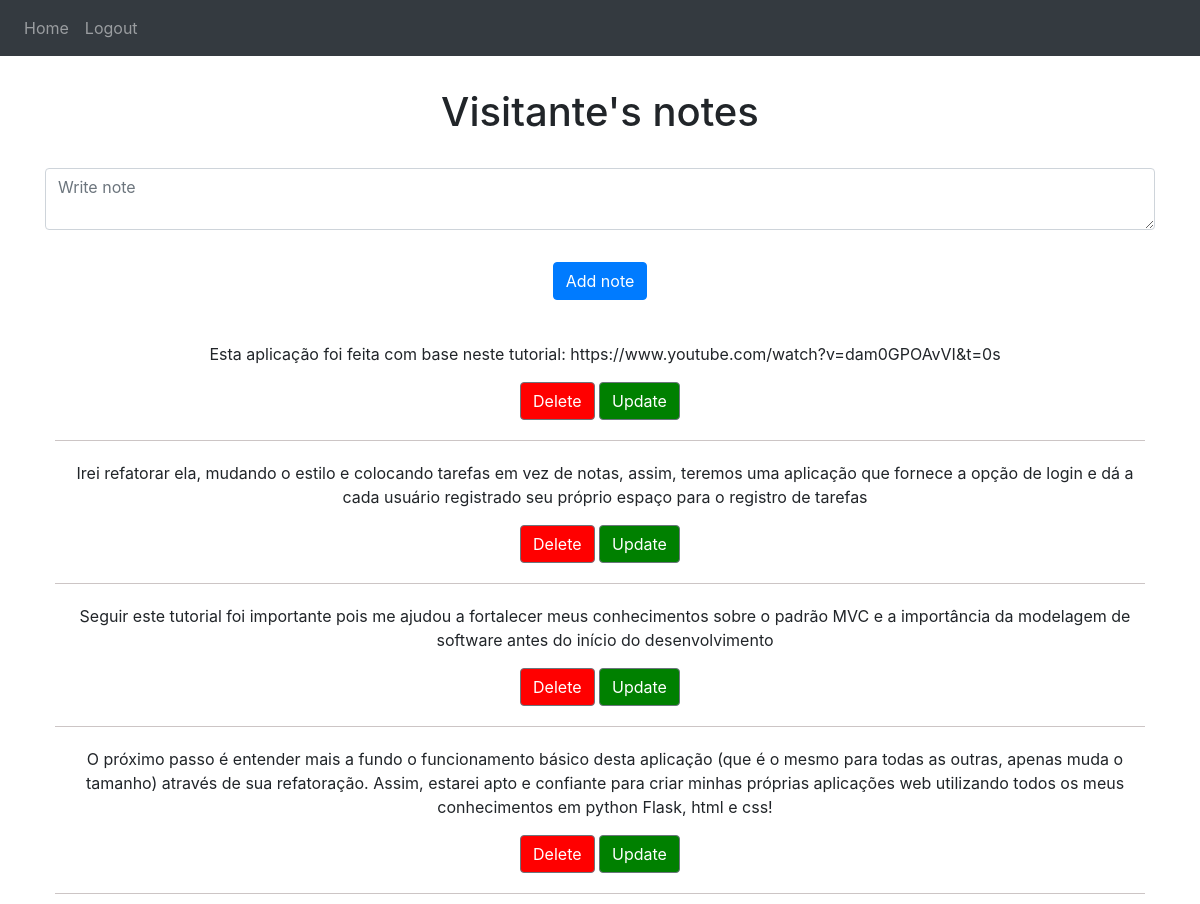
Page / (signed in) on the earlier database version.
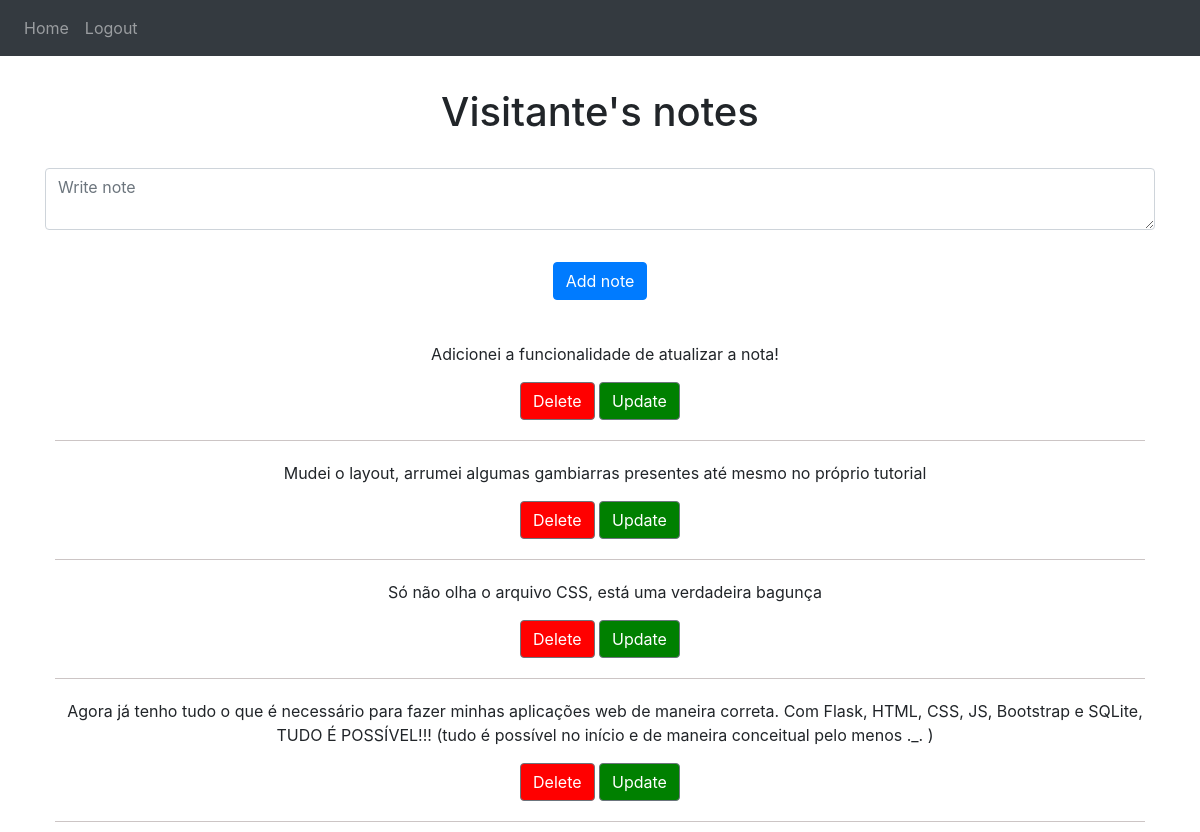
Same page on the later database version.
### website/models.py (models this page shows)
class User(db.Model, UserMixin):
    id = db.Column(db.Integer, primary_key=True)
    email = db.Column(db.String(150), unique=True)
    password = db.Column(db.String(150))
    first_name = db.Column(db.String(150))
    notes = db.relationship('Note') # ligação entre tabelas

class Note(db.Model):
    id = db.Column(db.Integer, primary_key=True)
    data = db.Column(db.String(200))
    date = db.Column(db.DateTime(timezone=True), default=func.now())
    user_id = db.Column(db.Integer, db.ForeignKey('user.id')) # ligação entre tabelas

### website/views.py (the view, shortened to what this page needs)
@views.route('/', methods=['GET', 'POST'])
@login_required
def home():
    return render_template("home.html", user=current_user)

### website/__init__.py (called while the page is built)
def create_app():
    app = Flask(__name__)
    app.config['SECRET_KEY'] = 'asjhkdfioeruovnqawdqjkfn'
    app.config['SQLALCHEMY_DATABASE_URI'] = f'sqlite:///{DB_NAME}'
    db.init_app(app)
    login_manager = LoginManager()
    login_manager.login_view = 'auth.login'
    login_manager.init_app(app)
    @login_manager.user_loader
    def load_user(id):
        return User.query.get(int(id))
    from .views import views
    from .auth import auth
    app.register_blueprint(views, url_prefix='/')
    app.register_blueprint(auth, url_prefix='/')
    from .models import User, Note
    login_manager.login_view = 'auth.login'
    login_manager.init_app(app)
    @login_manager.user_loader
    def load_user(id):
        return User.query.get(int(id))
    with app.app_context():
        create_database()
    return app

### website/templates/home.html (shortened to what this page needs)
{% extends "base.html" %}
{% block content %}
<h1 id="title">{{ user.first_name }}'s notes</h1>
<form method="post" id="formNote">
    <textarea name="note" id="note" class="form-control" placeholder="Write note"></textarea>
    <div align="center">
        <button type="submit" class="btn btn-primary">Add note</button>
    </div>
</form>
<ul class="list-group list-group-flush" id="notes" class="ListNotes">
    {% for note in user.notes %}
        <li class="lit-item-group-item">
            <p id="noteData">{{ note.data }}</p>
            <button type="button"  onClick="deleteNote({{ note.id }})" class="btn btn-secondary" id="delete">Delete</button>
            <a href="/update/{{ note.id }}" class="btn btn-secondary" id="update">Update</a>
        </li>
    {% endfor %}
</ul>
{% endblock %}

### website/templates/base.html (shortened to what this page needs)
<!DOCTYPE html>
<html>
  <head>
    <link
      rel="stylesheet"
      href="https://stackpath.bootstrapcdn.com/bootstrap/4.4.1/css/bootstrap.min.css"
    />
    <link
      rel="stylesheet"
      href="https://stackpath.bootstrapcdn.com/font-awesome/4.7.0/css/font-awesome.min.css"
    />
      <link rel="stylesheet" href="../static/general_style.css">
  </head>
  <body>
    <nav class="navbar navbar-expand-lg navbar-dark bg-dark">
      <div class="collapse navbar-collapse" id="navbar">
        <div class="navbar-nav">
            {% if user.is_authenticated %}
            <a class="nav-item nav-link" id="home" href="/">Home</a>
            <a class="nav-item nav-link" id="logout" href="/logout">Logout</a>
            {% else %}
            <a class="nav-item nav-link" id="login" href="/login">Login</a>
            <a class="nav-item nav-link" id="signUp" href="/sign-up">Sign Up</a>
            {% endif %}
        </div>
      </div>
    </nav>
    <div class="container">{% block content %} {% endblock %}</div>
  </body>
</html>

### website/static/general_style.css (style rules this page uses)
#hostMessage, #FormLogin, #formNote { margin-top: 32px; }
#formNote, #note { margin-bottom: 32px; }
#delete { background-color: red; }
#update { background-color: green; }
#noteData { margin-left: 10px; }
#title { text-align: center; margin: 32px; }
#notes { list-style: none; }
#notes > li { margin: 10px; border-bottom: 1px solid rgb(204, 197, 197); padding-bottom:20px; gap:12px; text-align: center; }

Differences in the rows shown:
removed Note: data "Esta aplicação foi feita com base neste tutorial: https://www.youtube.com/watch?v=dam0GPOAvVI&t=0s"
removed Note: data "Irei refatorar ela, mudando o estilo e colocando tarefas em vez de notas, assim, teremos uma aplicação que fornece a opção de login e dá a cada usuário registrado seu próprio espaço para o registro de tarefas"
removed Note: data "Seguir este tutorial foi importante pois me ajudou a fortalecer meus conhecimentos sobre o padrão MVC e a importância da modelagem de software antes do início do desenvolvimento"
removed Note: data "O próximo passo é entender mais a fundo o funcionamento básico desta aplicação (que é o mesmo para todas as outras, apenas muda o tamanho) através de sua refatoração. Assim, estarei apto e confiante para criar minhas próprias aplicações web utilizando todos os meus conhecimentos em python Flask, html e css!"
added Note: data "Adicionei a funcionalidade de atualizar a nota!"
added Note: data "Mudei o layout, arrumei algumas gambiarras presentes até mesmo no próprio tutorial"
added Note: data "Só não olha o arquivo CSS, está uma verdadeira bagunça"
added Note: data "Agora já tenho tudo o que é necessário para fazer minhas aplicações web de maneira correta. Com Flask, HTML, CSS, JS, Bootstrap e SQLite, TUDO É POSSÍVEL!!! (tudo é possível no início e de maneira conceitual pelo menos ._. )"
